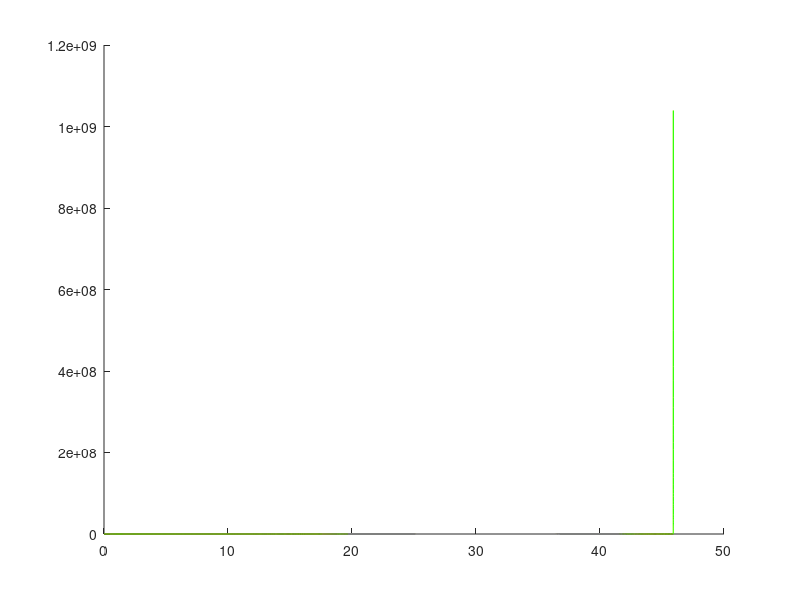

MATLAB code for this plot:
function res = honey_bee_iter1()
    e = 0.5;    %eclosion rate
    d = 0.14;    %natural death rate
    L = 2000;
    w = 27000;

    function res = derivs(t, W)
        B = W(1);
        H = W(2);
        F = W(3);       
        dBdt = (L *((H+F)/(H+F+w)))*(1-B/20000);
        %dHdt = (e*B + (F-H)*H)*(1-H/20000);
        dHdt = (e*B)*(1-H/20000);
        dFdt = ((H-F)*F - d*F)*(1-F/20000);
        
        res = [dBdt; dHdt; dFdt];
    end
        
    [T,Y] = ode45(@derivs,[0,100],[0, 10, 500]);
    figure;
    hold on
    plot(T,Y(:, 1), 'b')    %baby bee population
    plot(T, Y(:,2) + Y(:,3), 'y');  %worker bee population
    plot(T, Y(:, 2), 'r')
    plot(T, Y(:, 3), 'g')
%    res = Y;

end